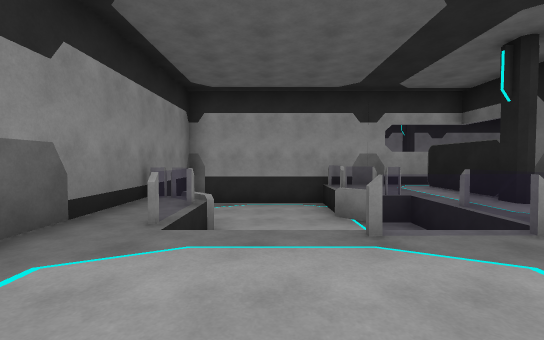
[1] (above)

20 first-person views from a walk through a 3-D level made in the Unity game engine. The camera is 1.3 m above the floor, tilts 2° down and sees 90° across. The floor is counted in squares, 2 m on a side. Each view is taken from the middle of a square. On the plan, view 1 faces up. The plan holds only what a view shows up to about 9 squares ahead; the rest is blank. The place goes on beyond the plan. The player is left out.

[2]
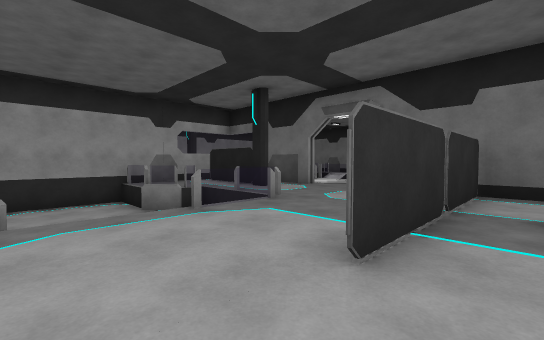

[3]
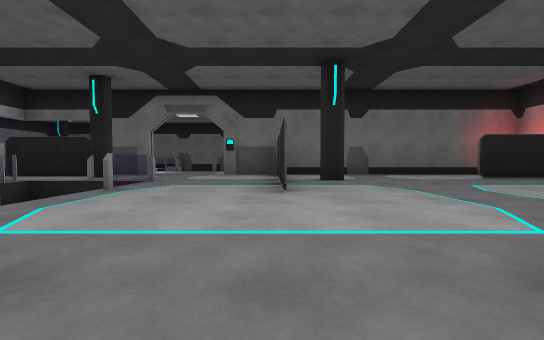

[4]
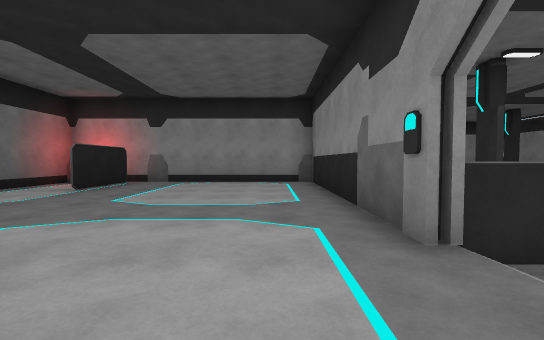

[5]
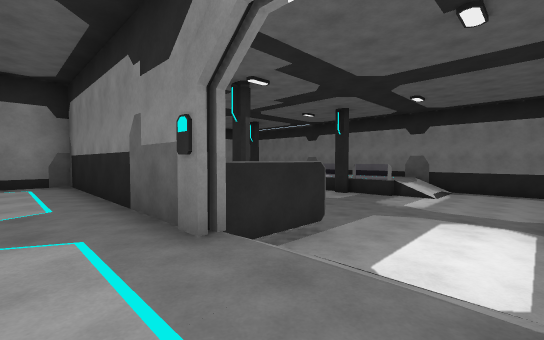

[6]
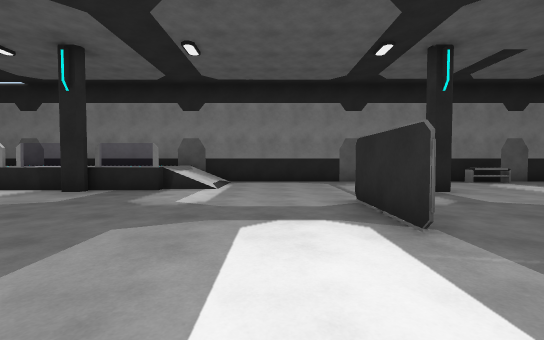

[7]
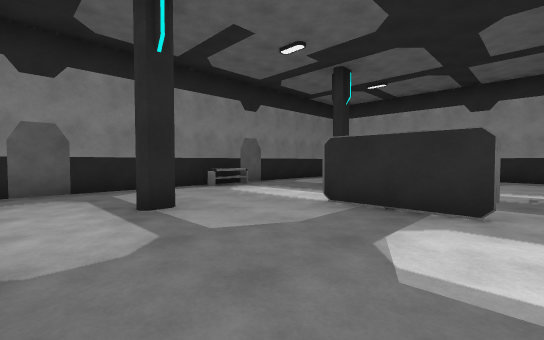

[8]
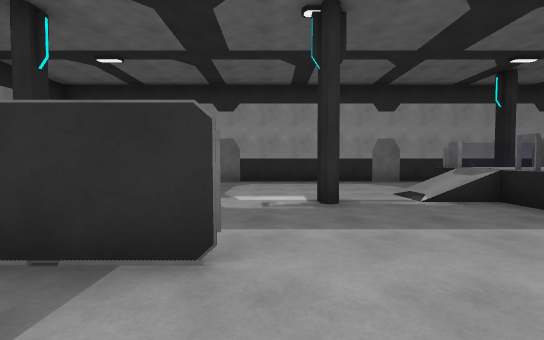

[9]
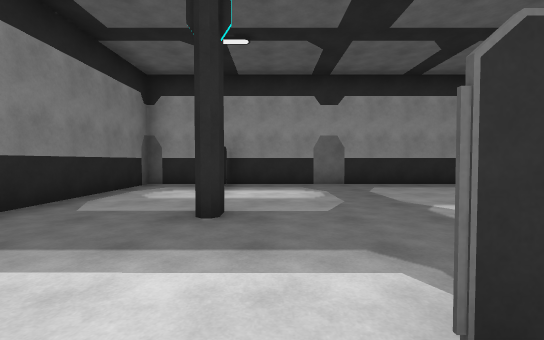

[10]
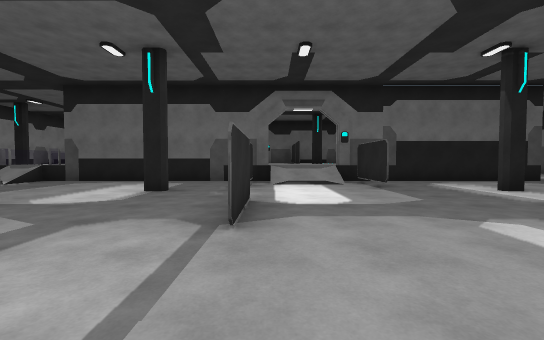

[11]
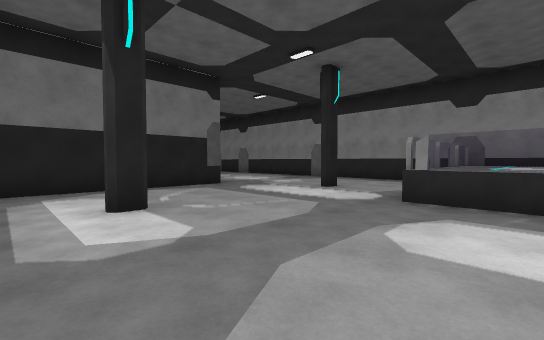

[12]
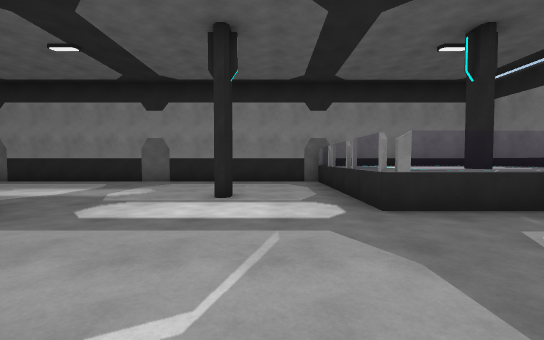

[13]
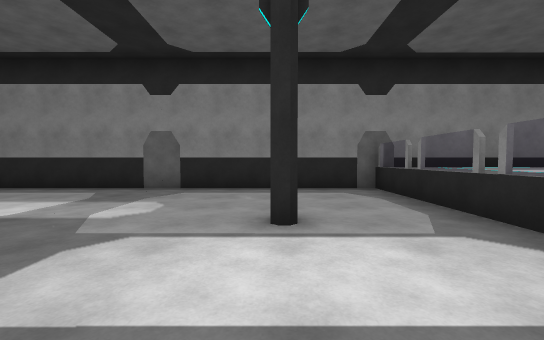

[14]
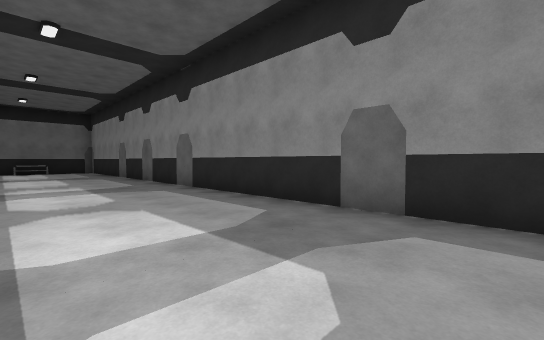

[15]
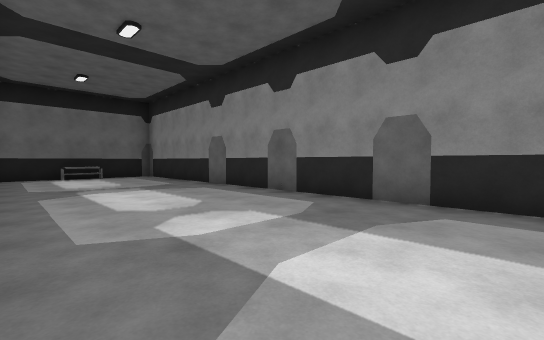

[16]
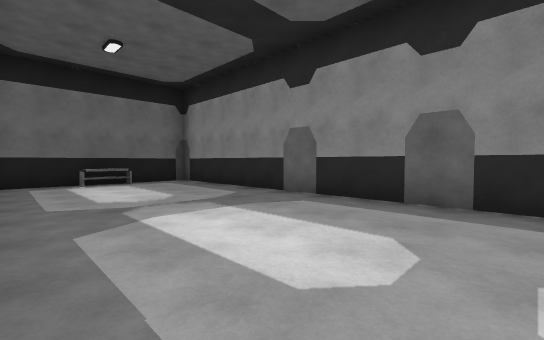

[17]
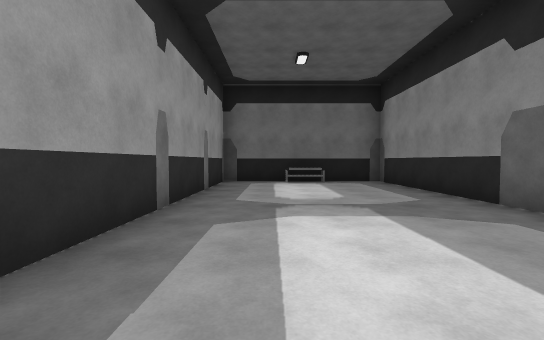

[18]
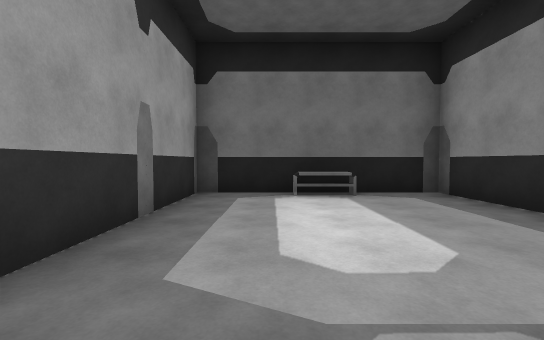

[19]
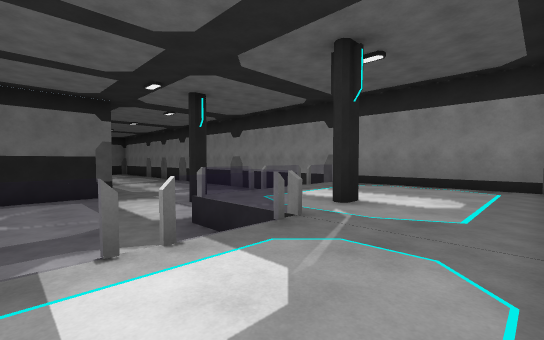

[20]
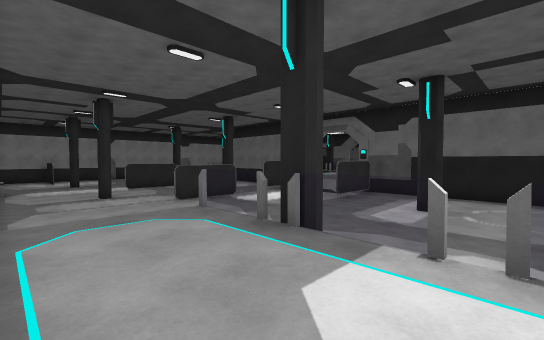

### Floor plan
Key: @ floor where view 1 was taken; # wall or solid block; . main floor; : floor 1 m higher than the main floor; / step, stairs or slope; = window, fence, low wall or low ledge; C column; T table.
Columns run from 13 left of view 1 to 13 right of it. Each row starts with its distance up from view 1.
 13 #################
 12 #..=........
 11 #..=........ C
 10 #..........#==
  9 #........./::
  8 #..C....C./=######
  7 #T.........#...:::#
  6 #T...##....#...:: #
  5 #..........#...#:##
  4 #..C....C..##   :C#:
  3 #..........#=/. ::::
  2 #........###::::::::
  1 #....##.../:::::::#
  0 #........./::@#####
 -1 #.........=:::::C:#
 -2 #///.....###::::::#
 -3 #::=.......#::::::#
 -4 #::C....C..#::::::#
 -5 #::=.......#::::#:#
 -6 #::=.......#::::#:#
 -7 #::=.......###### ## ######
 -8 #:::::......  ............#
 -9  ::C::..C.................#
-10  :::::...................T#
-11 #:::::....................#
-12 #:::::....................#
-13 ###########################

Positions as (right, up) in squares from view 1, and headings:
1: (0, 0), facing up
2: (-1, -1), facing up-right
3: (-3, 0), facing right
4: (-1, 1), facing down
5: (-1, 1), facing down-left
6: (-4, 0), facing left
7: (-6, 2), facing up-left
8: (-6, 4), facing up
9: (-9, 5), facing up
10: (-11, 1), facing right
11: (-9, -3), facing down-right
12: (-6, -4), facing down
13: (-5, -6), facing down
14: (-4, -9), facing down-right
15: (1, -8), facing down-right
16: (4, -8), facing down-right
17: (4, -9), facing right
18: (7, -9), facing right
19: (-12, -5), facing down-right
20: (-12, -6), facing up-right
